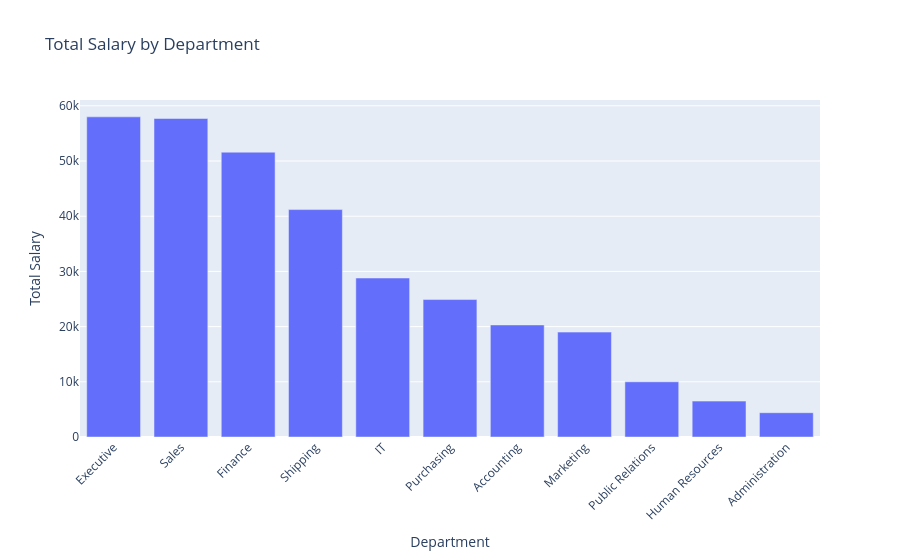

Notebook code cell kept with this figure:
### Markdown cell above
## 10. Create a Plotly bar chart

### Code cell
fig = px.bar(
    df_salary_by_department.to_pandas(),
    x="department",
    y="total_salary",
    title="Total Salary by Department",
    labels={"department": "Department", "total_salary": "Total Salary"},
)
fig.update_layout(xaxis_tickangle=-45)
fig.show()

### Figure 1 — Plotly figure (JSON) as saved in the notebook; plotly's stock layout.template omitted (floating-point values rounded to 4 significant figures)
{"data": [{"hovertemplate": "Department=%{x}<br>Total Salary=%{y}<extra></extra>", "legendgroup": "", "marker": {"color": "#636efa", "pattern": {"shape": ""}}, "name": "", "orientation": "v", "showlegend": false, "textposition": "auto", "type": "bar", "x": ["Executive", "Sales", "Finance", "Shipping", "IT", "Purchasing", "Accounting", "Marketing", "Public Relations", "Human Resources", "Administration"], "xaxis": "x", "y": [58000, 57700, 51600, 41200, 28800, 24900, 20300, 19000, 10000, 6500, 4400], "yaxis": "y"}], "layout": {"barmode": "relative", "legend": {"tracegroupgap": 0}, "title": {"text": "Total Salary by Department"}, "xaxis": {"anchor": "y", "domain": [0, 1], "tickangle": -45, "title": {"text": "Department"}}, "yaxis": {"anchor": "x", "domain": [0, 1], "title": {"text": "Total Salary"}}}}
